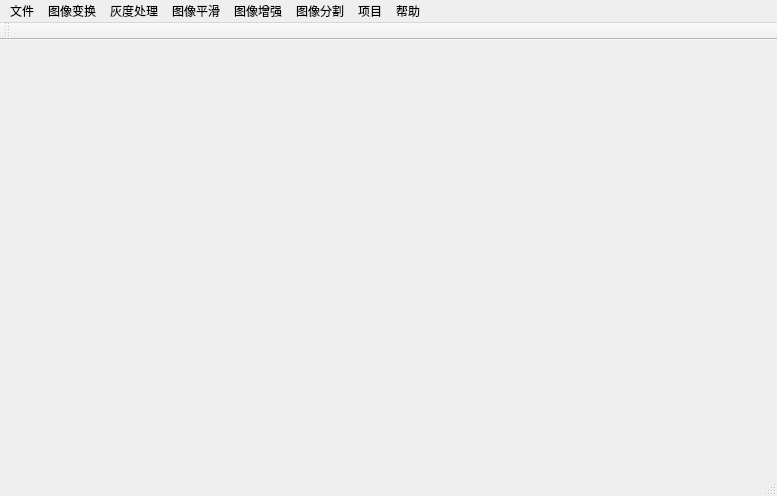
<?xml version="1.0" encoding="UTF-8"?>
<ui version="4.0">
 <class>MainWindow</class>
 <widget class="QMainWindow" name="MainWindow">
  <property name="geometry">
   <rect>
    <x>0</x>
    <y>0</y>
    <width>777</width>
    <height>496</height>
   </rect>
  </property>
  <property name="windowTitle">
   <string>MainWindow</string>
  </property>
  <widget class="QWidget" name="centralWidget">
   <layout class="QHBoxLayout" name="horizontalLayout">
    <item>
     <widget class="QLabel" name="labelimage1">
      <property name="text">
       <string/>
      </property>
     </widget>
    </item>
    <item>
     <widget class="QLabel" name="labelimage2">
      <property name="text">
       <string/>
      </property>
     </widget>
    </item>
   </layout>
  </widget>
  <widget class="QMenuBar" name="menuBar">
   <property name="geometry">
    <rect>
     <x>0</x>
     <y>0</y>
     <width>777</width>
     <height>23</height>
    </rect>
   </property>
   <widget class="QMenu" name="menu">
    <property name="title">
     <string>文件</string>
    </property>
    <addaction name="actionNew_file"/>
    <addaction name="actionSavePicture"/>
   </widget>
   <widget class="QMenu" name="menu_2">
    <property name="title">
     <string>图像变换</string>
    </property>
    <addaction name="actionTranslation"/>
    <addaction name="actionZoom"/>
    <addaction name="actionRotate"/>
   </widget>
   <widget class="QMenu" name="menu_3">
    <property name="title">
     <string>灰度处理</string>
    </property>
    <addaction name="actionGrayChange"/>
    <addaction name="actionGrayLevelav"/>
    <addaction name="actionGrayLevelrule"/>
    <addaction name="actionGrayLevelRe"/>
    <addaction name="actionGrayBinaryzation"/>
   </widget>
   <widget class="QMenu" name="menu_4">
    <property name="title">
     <string>图像平滑</string>
    </property>
    <widget class="QMenu" name="menu_7">
     <property name="title">
      <string>均值滤波</string>
     </property>
     <addaction name="actionFourAveFl"/>
     <addaction name="actionEightAveFl"/>
     <addaction name="actionTemplateFl"/>
    </widget>
    <addaction name="menu_7"/>
    <addaction name="actionGaussianFl"/>
    <addaction name="actionMidFl"/>
    <addaction name="actionBilateralFl"/>
    <addaction name="actionUserDefined"/>
   </widget>
   <widget class="QMenu" name="menu_5">
    <property name="title">
     <string>图像增强</string>
    </property>
    <addaction name="actionSharpen"/>
    <addaction name="actionConstIncrease"/>
    <addaction name="actionColorReverse"/>
   </widget>
   <widget class="QMenu" name="menu_6">
    <property name="title">
     <string>图像分割</string>
    </property>
    <widget class="QMenu" name="menu_8">
     <property name="title">
      <string>边缘点检测</string>
     </property>
     <widget class="QMenu" name="menu_9">
      <property name="title">
       <string>梯度算子法</string>
      </property>
      <addaction name="actionQgradient"/>
      <addaction name="actionRoberts"/>
      <addaction name="actionPrewitt"/>
      <addaction name="actionSobel"/>
     </widget>
     <widget class="QMenu" name="menu_10">
      <property name="title">
       <string>二阶导数算子法</string>
      </property>
      <addaction name="actionFourLaplacian"/>
      <addaction name="actionEightLaplacian"/>
      <addaction name="actionLogWay"/>
     </widget>
     <addaction name="menu_9"/>
     <addaction name="menu_10"/>
    </widget>
    <addaction name="menu_8"/>
    <addaction name="actionCropImage"/>
   </widget>
   <widget class="QMenu" name="menu_11">
    <property name="title">
     <string>项目</string>
    </property>
    <addaction name="actionPlateRecognition"/>
   </widget>
   <widget class="QMenu" name="menu_12">
    <property name="title">
     <string>帮助</string>
    </property>
    <addaction name="actionIntrotuce"/>
   </widget>
   <addaction name="menu"/>
   <addaction name="menu_2"/>
   <addaction name="menu_3"/>
   <addaction name="menu_4"/>
   <addaction name="menu_5"/>
   <addaction name="menu_6"/>
   <addaction name="menu_11"/>
   <addaction name="menu_12"/>
  </widget>
  <widget class="QToolBar" name="mainToolBar">
   <attribute name="toolBarArea">
    <enum>TopToolBarArea</enum>
   </attribute>
   <attribute name="toolBarBreak">
    <bool>false</bool>
   </attribute>
  </widget>
  <widget class="QStatusBar" name="statusBar"/>
  <action name="actionNew_file">
   <property name="text">
    <string>打开图片(N)</string>
   </property>
   <property name="shortcut">
    <string>Ctrl+N</string>
   </property>
  </action>
  <action name="actionTranslation">
   <property name="text">
    <string>平移</string>
   </property>
  </action>
  <action name="actionZoom">
   <property name="text">
    <string>缩放</string>
   </property>
  </action>
  <action name="actionRotate">
   <property name="text">
    <string>旋转</string>
   </property>
  </action>
  <action name="actionGrayChange">
   <property name="text">
    <string>灰度变换</string>
   </property>
  </action>
  <action name="actionGrayLevelav">
   <property name="text">
    <string>灰度直方图均衡化</string>
   </property>
  </action>
  <action name="actionGrayLevelrule">
   <property name="text">
    <string>灰度直方图规定化</string>
   </property>
  </action>
  <action name="actionGrayLevelRe">
   <property name="text">
    <string>灰度反转</string>
   </property>
  </action>
  <action name="actionGrayBinaryzation">
   <property name="text">
    <string>灰度图像二值化</string>
   </property>
  </action>
  <action name="actionAveFiltering">
   <property name="text">
    <string>均值滤波</string>
   </property>
  </action>
  <action name="actionActionAveFiltering">
   <property name="text">
    <string>actionAveFiltering</string>
   </property>
  </action>
  <action name="actionFourAveFl">
   <property name="text">
    <string>四邻域均值滤波</string>
   </property>
  </action>
  <action name="eight">
   <property name="text">
    <string>eightAveFl</string>
   </property>
  </action>
  <action name="actionEightAveFl">
   <property name="text">
    <string>八邻域均值滤波</string>
   </property>
  </action>
  <action name="actionTemplateFl">
   <property name="text">
    <string>10*10模板完全均值滤波</string>
   </property>
  </action>
  <action name="actionGaussianFl">
   <property name="text">
    <string>高斯滤波5*5</string>
   </property>
  </action>
  <action name="actionMidFl">
   <property name="text">
    <string>中值滤波</string>
   </property>
  </action>
  <action name="actionBilateralFl">
   <property name="text">
    <string>双边滤波</string>
   </property>
  </action>
  <action name="actionUserDefined">
   <property name="text">
    <string>自定义滤波</string>
   </property>
  </action>
  <action name="actionSharpen">
   <property name="text">
    <string>图像锐化</string>
   </property>
  </action>
  <action name="actionConstIncrease">
   <property name="text">
    <string>对比度增强</string>
   </property>
  </action>
  <action name="actionColorReverse">
   <property name="text">
    <string>颜色反转</string>
   </property>
  </action>
  <action name="actionDegeDetection">
   <property name="text">
    <string>边缘点检测</string>
   </property>
  </action>
  <action name="actionQgradient">
   <property name="text">
    <string>正交梯度模板法</string>
   </property>
  </action>
  <action name="actionRoberts">
   <property name="text">
    <string>Roberts算子法</string>
   </property>
  </action>
  <action name="actionPrewitt">
   <property name="text">
    <string>Prewitt平均差分法</string>
   </property>
  </action>
  <action name="actionSobel">
   <property name="text">
    <string>soble加权平均法</string>
   </property>
  </action>
  <action name="actionFourLaplacian">
   <property name="text">
    <string>四邻域Laplacian算子法</string>
   </property>
  </action>
  <action name="actionEightLaplacian">
   <property name="text">
    <string>八邻域Laplacian算子法</string>
   </property>
  </action>
  <action name="actionLogWay">
   <property name="text">
    <string>LoG算子法</string>
   </property>
  </action>
  <action name="actionCropImage">
   <property name="text">
    <string>图像切割</string>
   </property>
  </action>
  <action name="actionPlateRecognition">
   <property name="text">
    <string>车牌识别</string>
   </property>
  </action>
  <action name="actionSavePicture">
   <property name="text">
    <string>保存图片</string>
   </property>
   <property name="shortcut">
    <string>Ctrl+S</string>
   </property>
  </action>
  <action name="actionIntrotuce">
   <property name="text">
    <string>软件介绍</string>
   </property>
  </action>
 </widget>
 <layoutdefault spacing="6" margin="11"/>
 <resources/>
 <connections/>
</ui>
